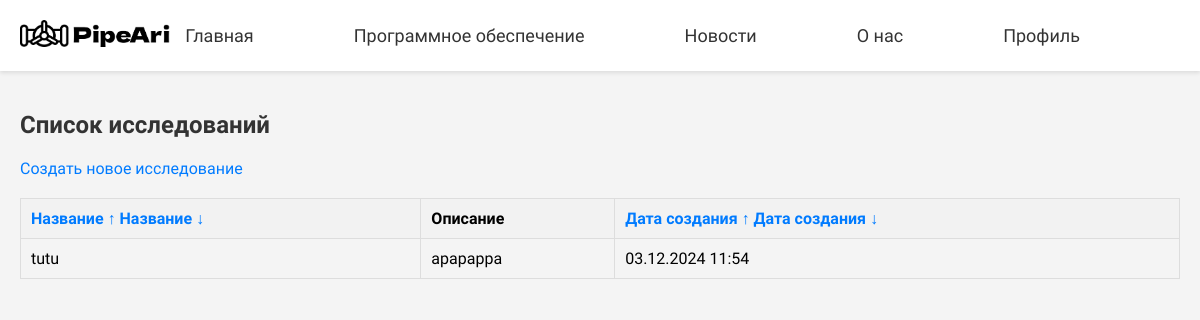
Screenshot of /research/ (signed in) with the database file from the repository.
### myapp/models.py (models this page shows, shortened)
class Research(models.Model):
    user = models.ForeignKey(User, on_delete=models.CASCADE, related_name='researches')
    title = models.CharField(max_length=255)
    description = models.TextField()
    created_at = models.DateTimeField(auto_now_add=True)
    updated_at = models.DateTimeField(auto_now=True)

### myapp/views.py (the view)
# urls.py: path('research/', views.research_list_view, name='research_list'),
@login_required
def research_list_view(request, sort_by='title', order='asc'):
    sort_fields = {
        'title': 'title',
        'date': 'created_at',
    }
    sort_order = '' if order == 'asc' else '-'
    researches = Research.objects.filter(user=request.user).order_by(f'{sort_order}{sort_fields[sort_by]}')
    return render(request, 'research_list.html', {'researches': researches, 'sort_by': sort_by, 'order': order})

### myapp/templates/research_list.html (shortened to what this page needs)
{% extends 'base.html' %}
{% block content %}
    <h2>Список исследований</h2>
    <a href="{% url 'create_research' %}">Создать новое исследование</a>
    <table>
        <thead>
            <tr>
                <th>
                    <a href="{% url 'research_list_sorted' 'title' 'asc' %}">Название ↑</a>
                    <a href="{% url 'research_list_sorted' 'title' 'desc' %}">Название ↓</a>
                </th>
                <th>Описание</th>
                <th>
                    <a href="{% url 'research_list_sorted' 'date' 'asc' %}">Дата создания ↑</a>
                    <a href="{% url 'research_list_sorted' 'date' 'desc' %}">Дата создания ↓</a>
                </th>
            </tr>
        </thead>
        <tbody>
            {% for research in researches %}
                <tr>
                    <td>{{ research.title }}</td>
                    <td>{{ research.description }}</td>
                    <td>{{ research.created_at|date:"d.m.Y H:i" }}</td>
                </tr>
            {% endfor %}
        </tbody>
    </table>
{% endblock %}

### myapp/static/css/styles.css (style rules this page uses)
body { font-family: 'Dela Gothic One', sans-serif; margin: 0; padding: 0; background-color: #f4f4f4; }
h2 { color: #333; }
a { color: #007bff; text-decoration: none; transition: color 0.3s ease; }
table { width: 100%; border-collapse: collapse; margin-top: 20px; }
table, th, td { border: 1px solid #ddd; }
th, td { padding: 10px; text-align: left; }
th { background-color: #f2f2f2; }

### rows the page displays
Research: title "tutu", description "apapappa", created_at "03.12.2024 11:54"
